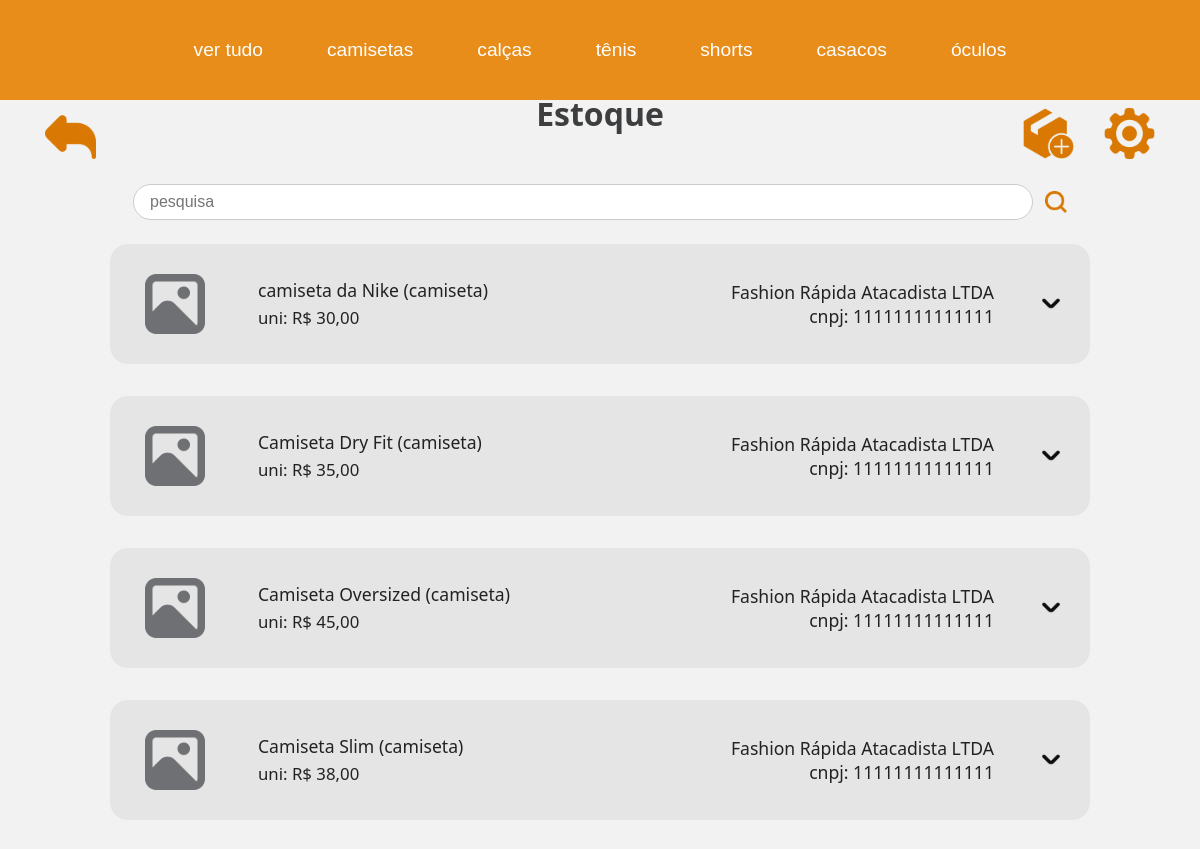
The page /paginas/estoque.php?categoria=camiseta (upper part) on the database as committed earlier.
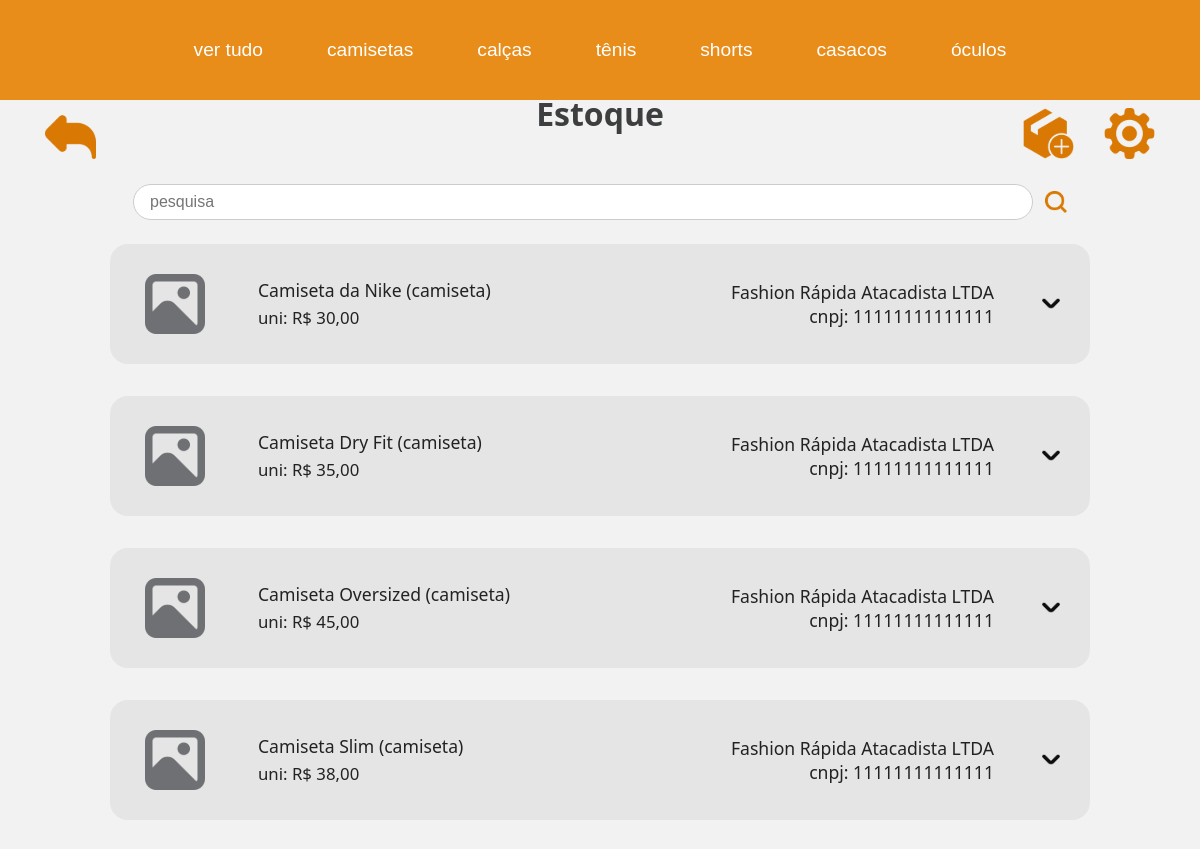
The same page on the database as committed later.
### tables this page shows
CREATE TABLE IF NOT EXISTS produto (
  idproduto INT NOT NULL AUTO_INCREMENT,
  nome VARCHAR(200) NOT NULL,
  quantidade_estoque INT NOT NULL,
  preco_uni DECIMAL(10,2) NOT NULL,
  cor VARCHAR(45) NOT NULL,
  idtipo_produto INT NOT NULL,
  PRIMARY KEY (idproduto),
  FOREIGN KEY (idtipo_produto) REFERENCES tipo_produto(idtipo_produto)
);

CREATE TABLE IF NOT EXISTS tipo_produto(
  idtipo_produto INT NOT NULL AUTO_INCREMENT,
  tipo VARCHAR(100) NOT NULL,
  PRIMARY KEY (idtipo_produto)
);

CREATE TABLE IF NOT EXISTS fornecedor(
  idfornecedor INT NOT NULL AUTO_INCREMENT,
  nome VARCHAR(200) NOT NULL,
  cnpj VARCHAR(15) NOT NULL,
  PRIMARY KEY (idfornecedor)
);

### paginas/estoque.php (the view, shortened to what this page needs)
<?php
    include 'header.php';
    include_once '../db/conexao.php';
    $where = '';
    if (isset($_GET['categoria']) && $_GET['categoria'] != '') {
        $categoria = mysqli_real_escape_string($conn, $_GET['categoria']);
        if ($where == '') {
            $where = "WHERE tipo_produto.tipo = '$categoria'";
        } else {
            $where = " AND tipo_produto.tipo = '$categoria'";
        }
    }
?>
<!DOCTYPE html>
<html lang="pt-br">
<head>
    <link rel="stylesheet" href="../assets/css/style.css">
    <link rel="stylesheet" href="../assets/css/headerStyle.css">
    <link rel="stylesheet" href="../assets/css/estoqueStyle.css">
</head>
<body>
    <div class="settings-icon left">
        <a href="home.php"><img src="../assets/img/voltar.svg" alt="Voltar"></a>
    </div>
    <div class="settings-icon right">
        <a href="cadastro_prod.php"><img src="../assets/img/add_prod.svg" alt="adicionar"></a>
        <a href="../index.php"><img src="../assets/img/gear.svg" alt="Configurações"></a>
    </div>
    <div class="estoque-container">
        <div class="estoque-header">
            <div class="h1-right">Estoque</div>
        </div>
        <form class="estoque-search">
            <input type="text" placeholder="pesquisa" name="pesquisa">
            <button type="submit" class="estoque-search-btn"><img src="../assets/img/lupa.svg" alt="Buscar"></button>
        </form>
        <div class="estoque-lista">
            <?php
                $sql = "SELECT
                        produto.nome AS nome_p,
                        tipo_produto.tipo,
                        produto.preco_uni,
                        fornecedor.nome AS nome_f,
                        fornecedor.cnpj
                        FROM produto
                        JOIN tipo_produto ON produto.idtipo_produto = tipo_produto.idtipo_produto
                        JOIN produtos_fornecidos pf ON produto.idproduto = pf.idproduto
                        JOIN fornecedor ON pf.idfornecedor = fornecedor.idfornecedor $where";
            $result = mysqli_query($conn, $sql);
            if ($result && mysqli_num_rows($result) > 0) {
                while ($row = mysqli_fetch_assoc($result)) {
            ?>
            <div class="estoque-card">
                <div class="estoque-card-img">
                    <img src="../assets/img/prod_img.svg" alt="Produto">
                </div>
                <div class="estoque-card-info">
                    <div class="estoque-card-title"><?php echo $row['nome_p'] . ' (' . $row['tipo'] . ')'; ?></div>
                    <div class="estoque-card-preco">uni: R$ <?php echo number_format($row['preco_uni'], 2, ',', '.'); ?></div>
                </div>
                <div class="estoque-card-fornecedor">
                    <?php echo $row['nome_f']; ?><br>
                    <span class="estoque-card-cnpj">cnpj: <?php echo $row['cnpj']; ?></span>
                </div>
                <div class="estoque-card-actions">
                    <img src="../assets/img/drop.svg" alt="Mais opções" class="dropdown">
                </div>
            </div>
            <?php
                }
            } else {
                echo "<p style='margin: 20px;'>Nenhum produto encontrado.</p>";
            }
            ?>
        </div>
    </div>
</body>
</html>

Rows that differ between the two databases and show on the page:
changed produto: nome "camiseta da Nike" → "Camiseta da Nike"
